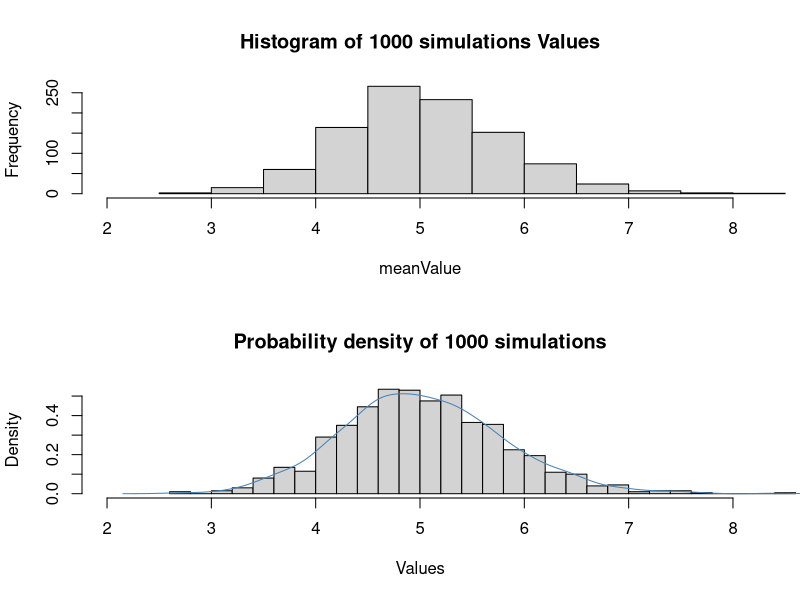
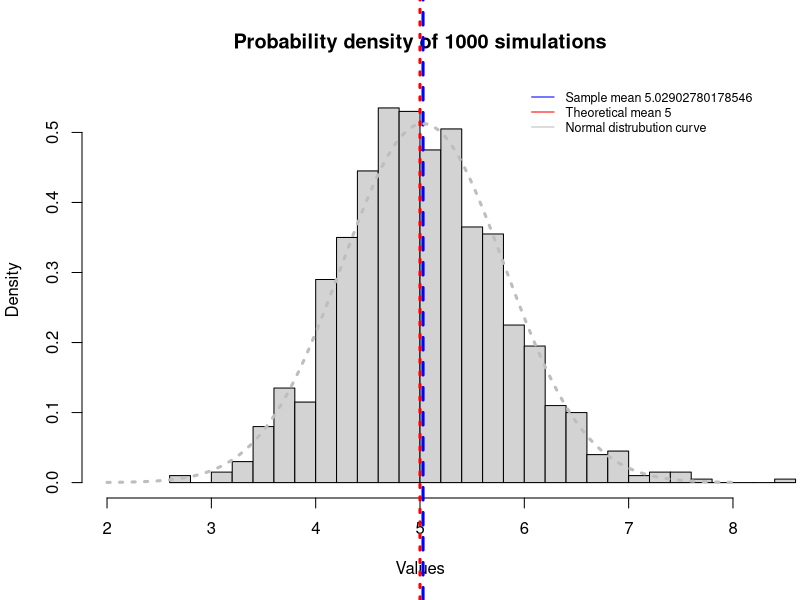
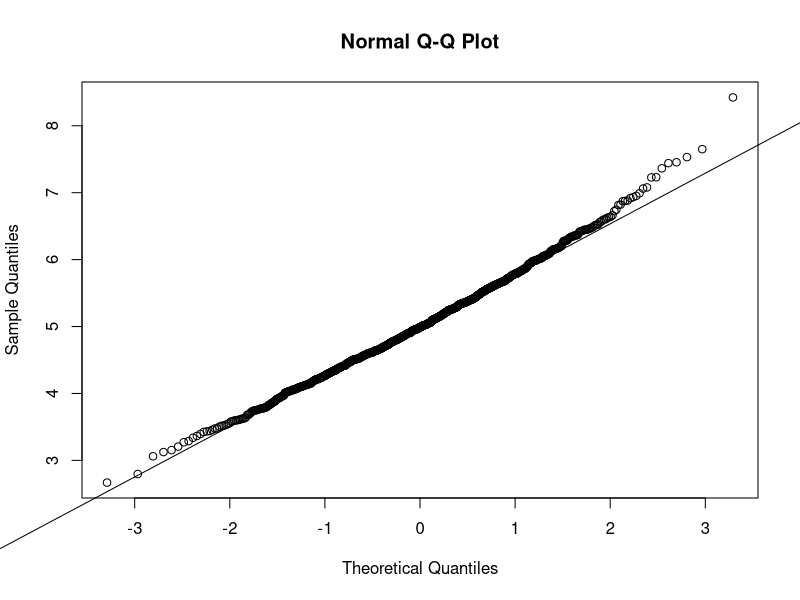

The R source for these figures, in order:
##Statistical Inference Final Project

##Set environment
setwd("C:/Users/User/Desktop/Statistical Inference/")
library(knitr)
library(plotrix)

# set the random seed
set.seed(999)

# set the experiment values
lambda <- 0.2 ##Parameter of exponential distribution
n <- 40 ##Number of exponentials for each simulation
N <- 1000 ##Number of simulation

# prepare the device for a 2*1 plot
# All plotting is clipped to the device region
par(mfrow = c(2,1), xpd=NA)

# generate the random variables for these n values
meanValue <- NULL
meanStd <-NULL

for (i in 1:N){
  
  ##Calculate mean and std of sample means for each simulation
  expo <- rexp(n, lambda)
  mean <- mean(expo)
  std <- sd(expo)
  meanValue <- c(meanValue, mean)
  meanStd <- c(meanStd, std)
  
} ##End for

##Plot histogram of frequency and probability density
expoHistFreq <- hist(meanValue, freq=TRUE, xlim=c(2,8), 
                     main=paste("Histogram of",N,"simulations", xlab="Values"))
expoHistProb <- hist(meanValue, freq=FALSE, xlim=c(2,8), ylim=c(0,0.55), breaks=25, 
                     main=paste("Probability density of",N,"simulations"), xlab="Values")
lines(density(meanValue), col="steelblue") ##Simulated Gaussian probability density curve

##Sample mean and sample variance
meanSample <- mean(meanValue)
stdSample <- sd(meanValue)

##Theoretical mean and theoretical variance
meanThy <- 1/lambda
stdThy <- 1/lambda

##Plot and compare sample mean with theoretical mean
par(mfrow = c(1,1))
expoHistProb <- hist(meanValue, freq=FALSE, xlim=c(2,8), ylim=c(0,0.55), breaks=25, 
                     main=paste("Probability density of",N,"simulations"), xlab="Values")
abline(v=meanSample, col="blue", lwd=3, lty=2) ##Plot sample mean
abline(v=meanThy, col="red", lwd=3, lty=9) ##Plot theoretical mean

##Plot theoretical normal distribution density curve
x <- seq(min(meanValue), max(meanValue)) 
curve(dnorm(x, mean=meanSample, sd=stdSample), 
      col="gray", lwd=3, lty=3, add=TRUE)
legend('topright', c(paste("Sample mean", meanSample), paste("Theoretical mean", meanThy), "Normal distrubution curve"), 
       lty=1, col=c('blue', 'red', "gray"), bty='n', cex=.75)

##Compare sample variance and theoretical variance
stdSample ##stdSample=stdThy/sqrt(n)
stdThy

##Q-Q plot of mean values to show normality
qqnorm(meanValue)
qqline(meanValue)
